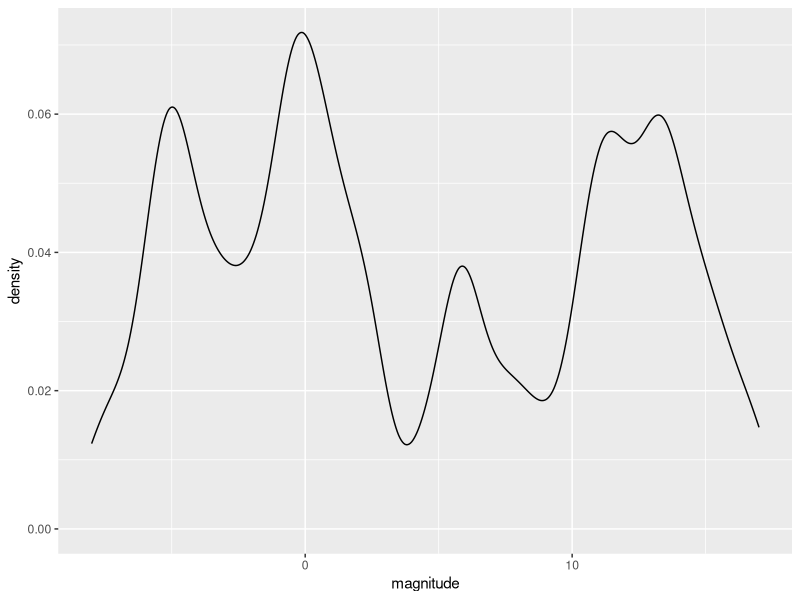
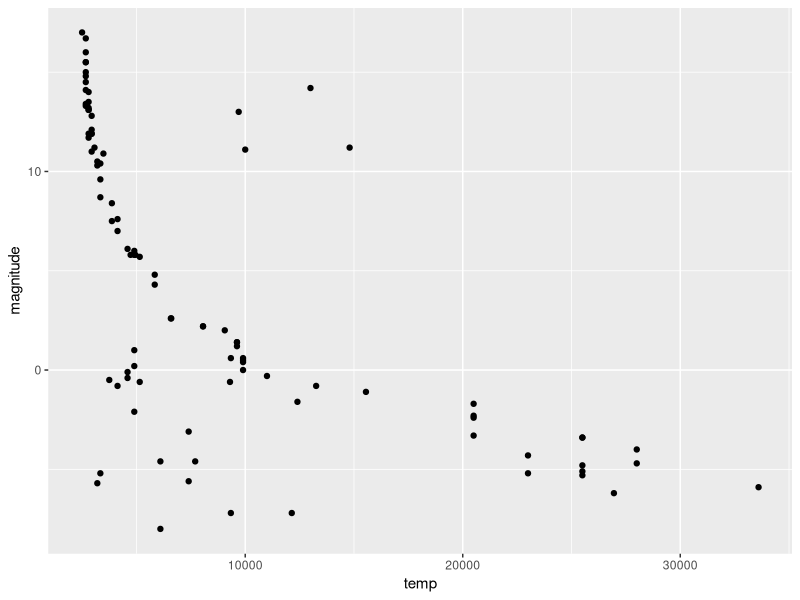
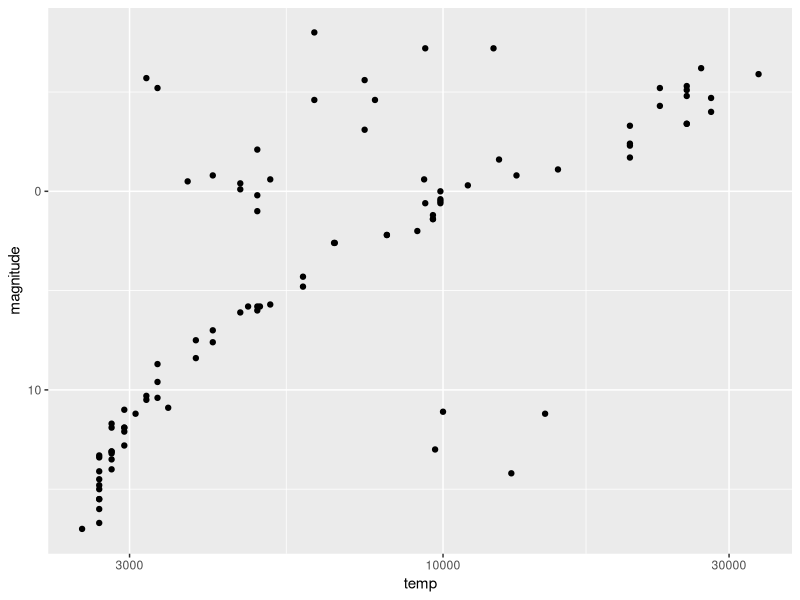
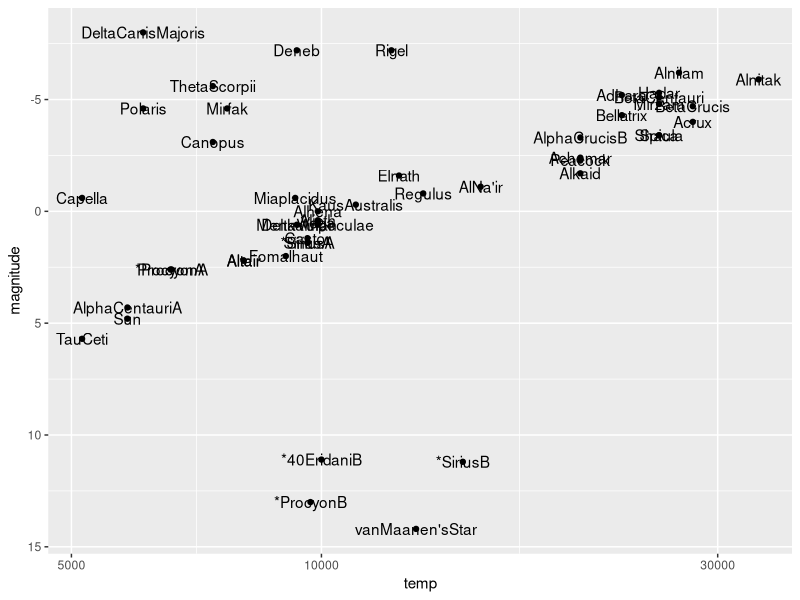
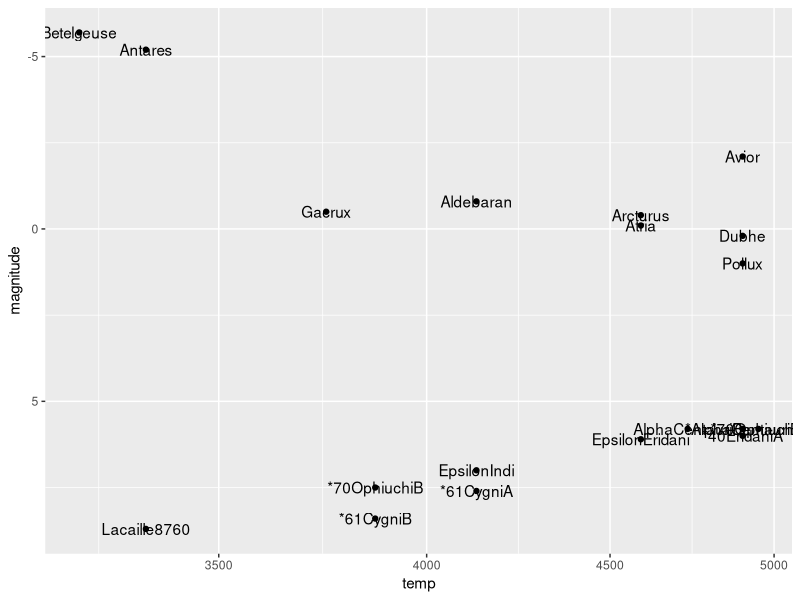
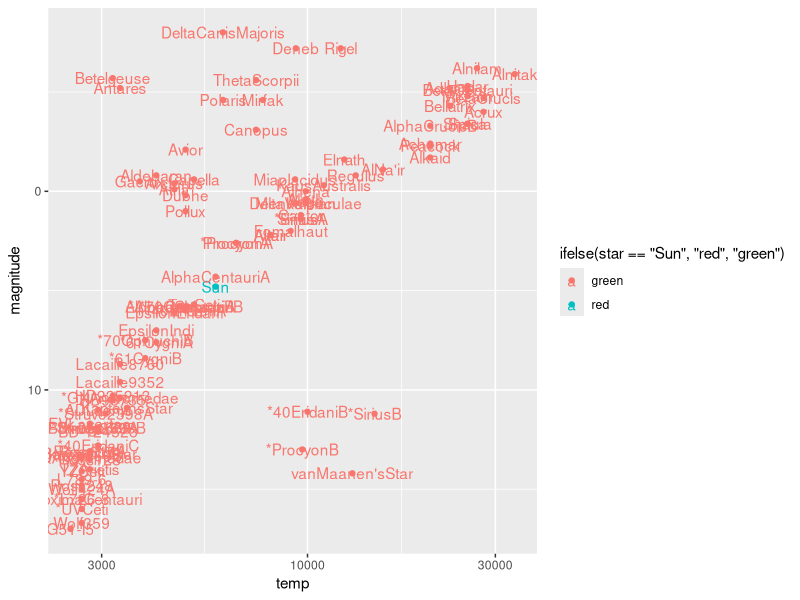
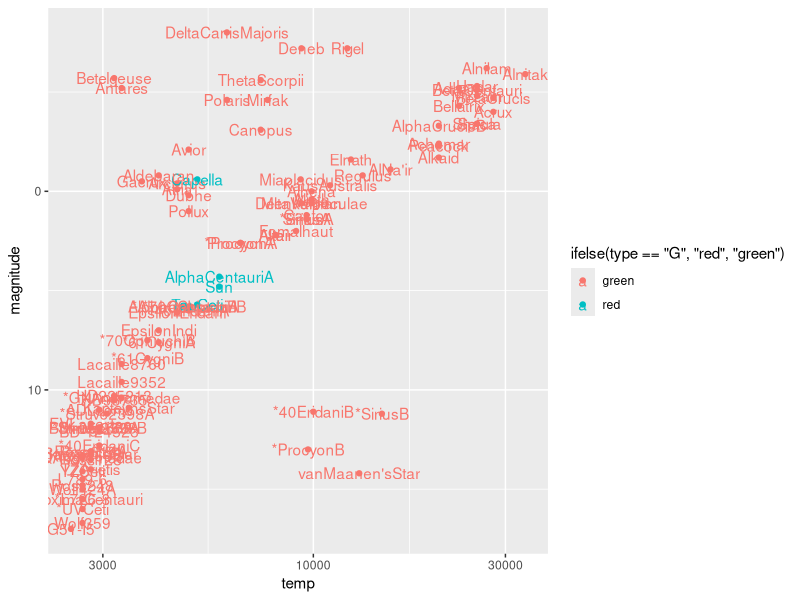

R code for these plots, in order:
## ---- chunk 1
library(tidyverse)
library(dslabs)
data(stars)
options(digits = 3) 
## ---- chunk 2
head(stars)
## ---- chunk 3
mean(stars$magnitude)
## ---- chunk 4
sd(stars$magnitude)
## ---- chunk 5
stars%>% ggplot(aes(magnitude)) + geom_density(alpha = 0.2, bw = 0.75)
## ---- chunk 6
sd(stars$temp)
min(stars$temp)
max(stars$temp)
median(stars$temp)
mean(stars$temp)
## ---- chunk 7
stars%>% ggplot(aes(x=temp,y=magnitude)) + geom_point()
## ---- chunk 8
stars %>%ggplot(aes(x=temp,y=magnitude)) + geom_point()+ scale_y_reverse() + scale_x_reverse()+scale_x_continuous(trans = "log10")
## ---- chunk 9
stars %>% filter(temp>=5000) %>% ggplot(aes(x=temp,y=magnitude,label=star)) + geom_point()+ scale_y_reverse() + scale_x_reverse()+scale_x_continuous(trans = "log10")+geom_text()
## ---- chunk 10
stars %>% filter(temp<=5000) %>% filter(magnitude<=mean(magnitude)) %>% ggplot(aes(x=temp,y=magnitude,label=star)) + geom_point()+ scale_y_reverse() + scale_x_reverse()+scale_x_continuous(trans = "log10")+geom_text()
## ---- chunk 11
stars %>% ggplot(aes(x=temp,y=magnitude,label=star,col = ifelse(star=="Sun",'red','green'))) + geom_point()+ scale_y_reverse() + scale_x_reverse()+scale_x_continuous(trans = "log10")+geom_text()
## ---- chunk 12
stars %>% filter(temp==min(temp))

## ---- chunk 13
stars %>% filter(temp==max(temp))
## ---- chunk 14
stars %>%  ggplot(aes(x=temp,y=magnitude,label=star,col = ifelse(type=="G",'red','green'))) + geom_point()+ scale_y_reverse() + scale_x_reverse()+scale_x_continuous(trans = "log10")+geom_text()
## ---- chunk 15
